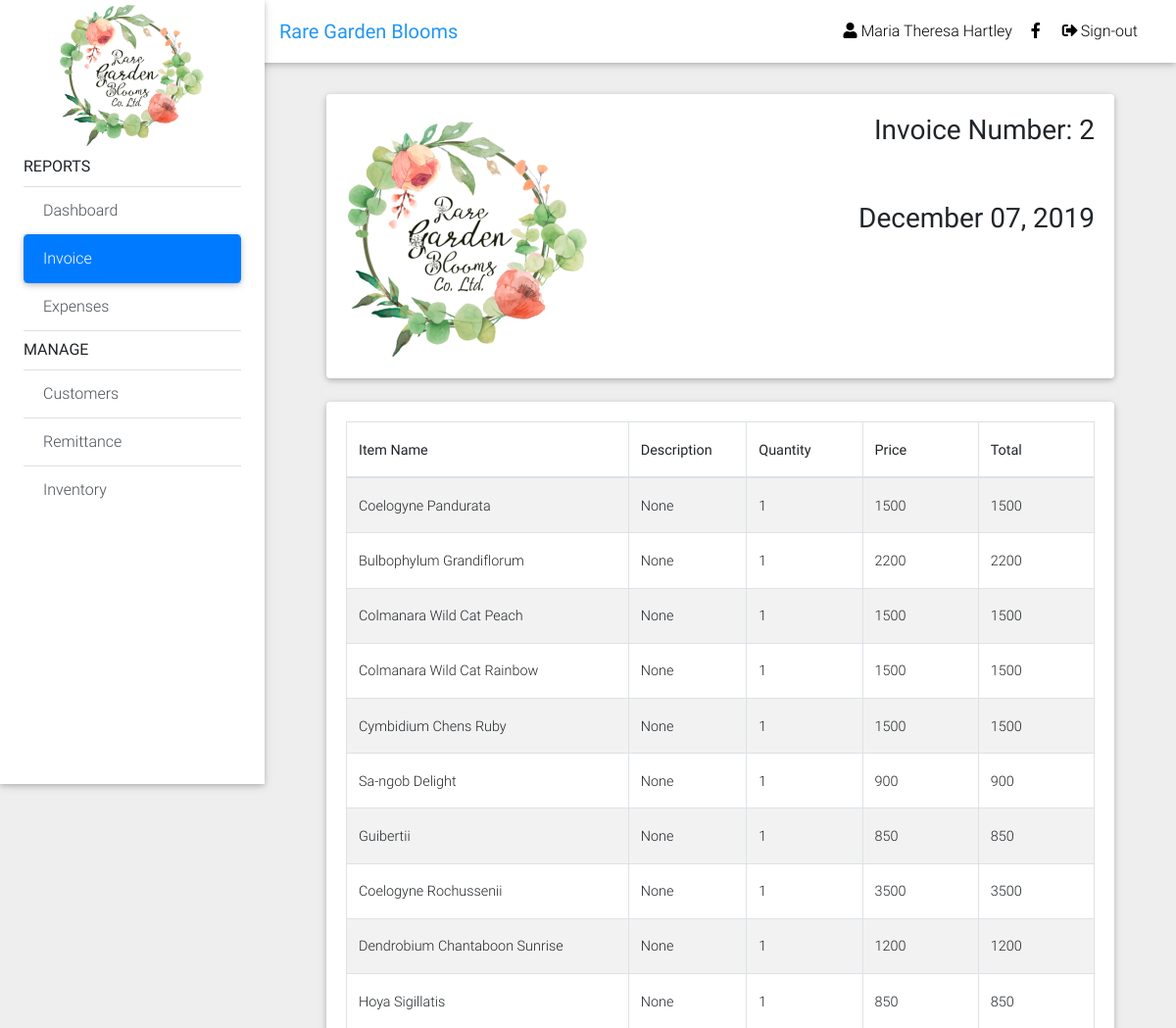
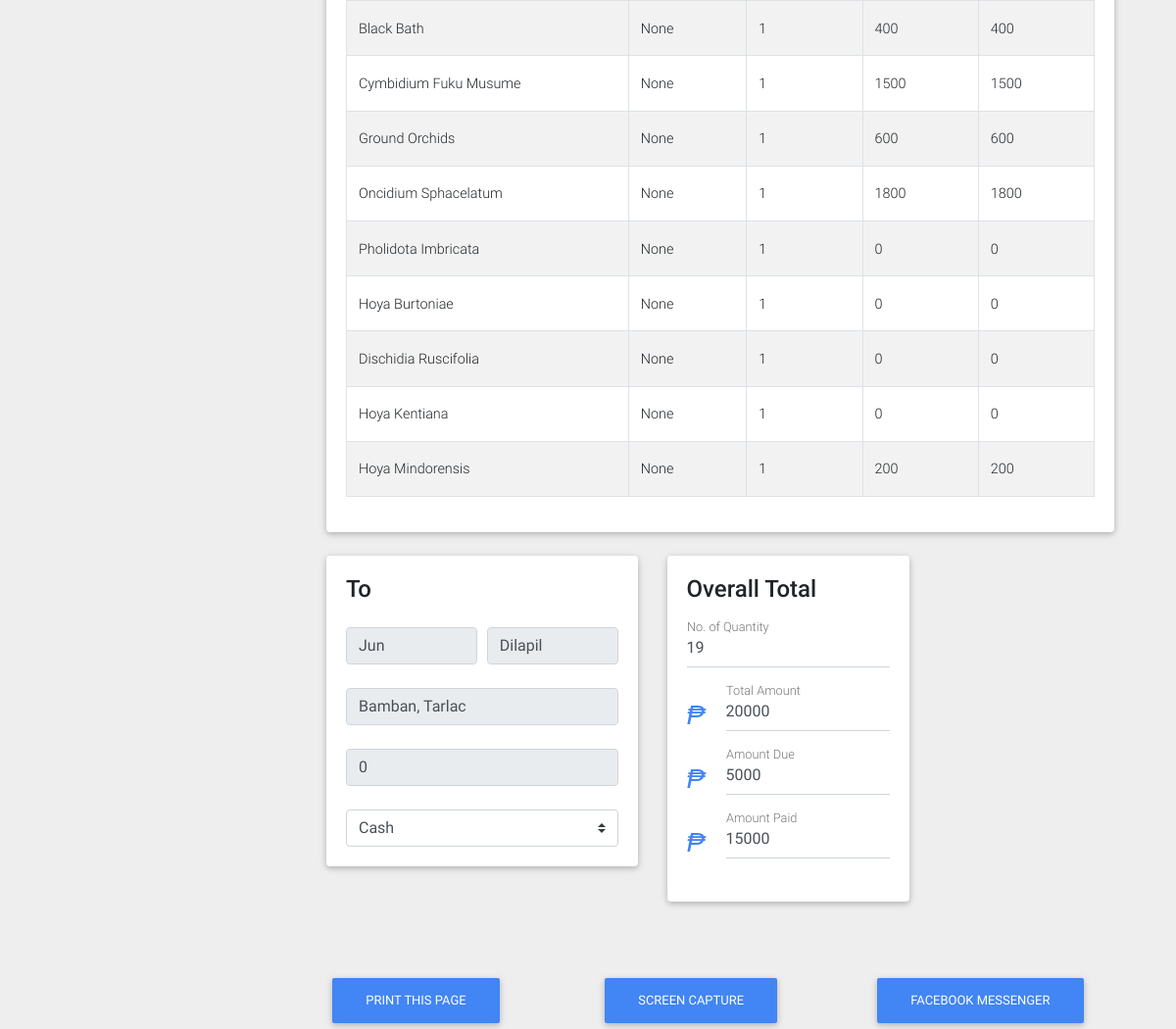
Screenshot of /invoiceView.php?id=1 (signed in) with the database file from the repository (2 pictures, top to bottom).
### tables this page shows
CREATE TABLE IF NOT EXISTS `invoice` (
  `id` bigint(255) NOT NULL AUTO_INCREMENT,
  `customerID` bigint(255) NOT NULL,
  `remittanceID` bigint(255) DEFAULT NULL,
  `shop` enum('Online','BCC','In-House') DEFAULT NULL,
  `date` varchar(255) NOT NULL,
  `sales` int(255) NOT NULL,
  `totalAmount` int(255) DEFAULT NULL,
  `amountPaid` int(255) NOT NULL,
  `amountDue` int(255) DEFAULT NULL,
  `note` varchar(255) DEFAULT NULL,
  `modeofpayment` enum('Cash','Bank','Money Transfer','Debt') NOT NULL,
  `commission` bigint(255) DEFAULT NULL,
  `commissioner` enum('Maui','Mary Ann','None') DEFAULT NULL,
  `remittanceDate` varchar(255) DEFAULT NULL,
  `remittanceCode` varchar(255) DEFAULT NULL,
  `remittanceAmount` int(255) DEFAULT NULL,
  `remittanceCourier` varchar(255) DEFAULT NULL,
  `shippingDate` varchar(255) DEFAULT NULL,
  `trackingNumber` varchar(255) DEFAULT NULL,
  `shippingPrice` int(255) DEFAULT NULL,
  `shippingCourier` varchar(255) DEFAULT NULL,
  `timestamp` timestamp(6) NOT NULL,
  `adminID` int(255) DEFAULT NULL,
  PRIMARY KEY (`id`)
);

CREATE TABLE IF NOT EXISTS `customers` (
  `id` bigint(255) NOT NULL AUTO_INCREMENT,
  `firstname` varchar(255) NOT NULL,
  `lastname` varchar(255) NOT NULL,
  `address` varchar(255) DEFAULT NULL,
  `contactNumber` varchar(255) DEFAULT NULL,
  PRIMARY KEY (`id`)
);

CREATE TABLE IF NOT EXISTS `invoiceitems` (
  `invoiceID` int(255) NOT NULL,
  `item` varchar(255) NOT NULL,
  `description` varchar(255) NOT NULL,
  `quantity` int(255) NOT NULL,
  `price` int(255) NOT NULL,
  `shippingprice` int(255) DEFAULT NULL,
  `totalamount` int(255) NOT NULL
);

### includes/session.php (called while the page is built, shortened)
<?php
	include 'includes/conn.php';;
	if(isset($_SESSION['admin'])){
		$query = $conn -> prepare("SELECT * FROM admin WHERE id = ? ");
		$query -> bind_param("s", $variable);
		$query -> execute();
		$result = $query->get_result();
		$user = mysqli_fetch_assoc($result);
	}
	else{
		header('location: index.php');
		exit();
	}
?>

### invoiceView.php (the view, shortened to what this page needs)
<?php include 'includes/session.php'; ?>
<?php include 'includes/header.php'; ?>
<body class="grey lighten-3">
  <?php
  $current = "invoice";
  include 'includes/navbar.php'; ?>
  <?php
  $productid = $_GET['id'];
  $result = mysqli_query($conn, "SELECT * FROM invoice join customers on invoice.customerID = customers.id WHERE invoice.id=$productid");
  while($row = mysqli_fetch_array($result)){
    $invoiceID = $row['id'];
    $totalAmount = $row['totalAmount'];
    $date = date("F d, Y", strtotime($row['date']));
    $amountPaid = $row['amountPaid'];
    $amountDue = $row['amountDue'];
    $modeofpayment = $row['modeofpayment'];
    $firstname = $row['firstname'];
    $lastname = $row['lastname'];
    $address = $row['address'];
    $contactNumber = $row['contactNumber'];
  }
  ?>
  <main class="pt-5 mx-lg-5">
    <div class="container-fluid mt-5">
      <div id="capture">
      <div class="row wow fadeIn">
        <div class="col-md-12 mb-4">
          <div class="card">
            <div class="card-body">
              <div class="row">
                <div class="col-6 text-left">
                            <a href="https://raregardenblooms.com" target="_blank">
            <img src="logo.jpg" style="height:250px;width:250px;" alt="">
          </a>
                </div>
                <div class="col-6 text-right">
                  <h3>Invoice Number: <?php echo $invoiceID;?> </h3><br><br>
                  <h3><?php echo $date;?></h3>
                </div>
              </div>
            </div>
          </div>
        </div>
      </div>
      <div class="row wow fadeIn">
        <div class="col-md-12 mb-4">
          <div class="card">
            <div class="card-body">
              <table class="table table-striped table-bordered" cellspacing="0" width="100%">
                <thead>
                  <tr>
                    <th class="th-sm">Item Name
                    </th>
                    <th class="th-sm">Description
                    </th>
                    <th class="th-sm">Quantity
                    </th>
                    <th class="th-sm">Price
                    </th>
                    <th class="th-sm">Total
                    </th>
                  </tr>
                </thead>
                <tbody>
                 <?php
                   $result5 = mysqli_query($conn, "SELECT SUM(quantity) AS totalquantity FROM invoice join invoiceitems on invoiceitems.invoiceID = invoice.id where invoice.id = $productid");
                  $row5 = mysqli_fetch_assoc($result5);
                  $totalquantity = $row5['totalquantity'];
            $result3 = mysqli_query($conn, "SELECT * FROM invoice join invoiceitems on invoiceitems.invoiceID = invoice.id where invoice.id = $productid");
            while ($row = mysqli_fetch_array($result3)) {
                  ?>
            <tr>
              <td><?php echo ucwords($row['item']);?></td>
              <td><?php echo ucwords($row['description']);?></td>
              <td><?php echo $row['quantity'];?></td>
              <td><?php echo $row['price'];?></td>
              <td><?php echo $row['totalamount'];?></td>
            </tr>
            <?php   } ?>
                </tbody>
              </table>
            </div>
          </div>
        </div>
      </div>
      <div class="row wow fadeIn">
        <div class="col-md-5">
          <div class="card mb-4">
            <div class="card-body">
<p class="h4 mb-4">To</p>
  <div class="form-row mb-4">
    <div class="col">
     <input type="text" name="firstname" class="form-control" placeholder="First name" value="<?php echo ucwords($firstname);?>" readonly>
    </div>
    <div class="col">
     <input type="text" name="lastname" class="form-control" placeholder="Last name" value="<?php echo ucwords($lastname);?>" readonly>
    </div>
  </div>
  <input type="text" name="address" class="form-control mb-4" placeholder="Address" value="<?php echo ucwords($address);?>" readonly>
  <input type="number" min="0" name="contactNumber" class="form-control mb-4" placeholder="Phone Number" value="<?php echo $contactNumber;?>" readonly>
    <select class="browser-default custom-select" name="modeofpayment" id="modeofpayment" readonly>
      <option value="<?php echo $modeofpayment;?>">Cash</option>
    </select>
            </div>
          </div>
        </div>
        <div class="col-md-4">
          <div class="card mb-4">
            <div class="card-body">
            <p class="h4 mb-4">Overall Total</p>
            <div class="md-form">
                <input id="totalquantity" type="number" name="totalquantity"  class="form-control mb-4" placeholder="0" value="<?php echo $totalquantity;?>" readonly>
                <label for="materialContactFormMessage">No. of Quantity</label>
            </div>
            <div class="md-form">
                <i class="prefix">₱</i>
                <input type="number" id="subTotal" name="subTotal" class="form-control mb-4" placeholder="0" value="<?php echo $totalAmount;?>" readonly>
                <label for="materialContactFormMessage">Total Amount</label>
            </div>
            <div class="md-form">
              <i class="prefix">₱</i>
              <input type="number" name="amountDue" id="amountDue" class="form-control mb-4" placeholder="0" value="<?php echo $amountDue;?>" readonly>
                <label for="materialContactFormMessage">Amount Due</label>
            </div>
            <div class="md-form">
                <i class="prefix">₱</i>
                <input type="number" min="0" id="amountPaid" name="amountPaid" require class="form-control mb-4" value="<?php echo $amountPaid;?>" readonly>
                <label for="materialContactFormMessage">Amount Paid</label>
            </div>
            </div>
          </div>
        </div>
      </div>
    </div>
<br><br>
    <div class="row">
      <div class="col-4">
       <button class="noprint btn btn-primary" onclick="myFunction()">Print this page</button>
      </div>
      <div class="col-4">
       <button class="noprint btn btn-primary" onclick="screenshot()">Screen Capture</button>
      </div>
      <div class="col-4">
        <a href="https://www.facebook.com/raregardenblooms/inbox" target="_blank" class="noprint btn btn-primary btn-rounded">Facebook Messenger</a>
      </div>
    </div>
    </div>
  </main>
</body>
</html>

### includes/header.php (shortened to what this page needs)
<!DOCTYPE html>
<html lang="en">
<head>
  <link rel="stylesheet" href="https://use.fontawesome.com/releases/v5.8.2/css/all.css">
  <link href="css/bootstrap.min.css" rel="stylesheet">
  <link href="css/mdb.min.css" rel="stylesheet">
  <link href="css/style.min.css" rel="stylesheet">
  <link href="css/addons/datatables.min.css" rel="stylesheet">
  <link href="css/addons/datatables-select.min.css" rel="stylesheet">
</head>

### includes/navbar.php (shortened to what this page needs)
<header>
   <nav class="navbar fixed-top navbar-expand-lg navbar-light white scrolling-navbar">
     <div class="container-fluid">
       <a class="navbar-brand waves-effect" href="home.php">
         <strong class="blue-text">Rare Garden Blooms</strong>
       </a>
       <div class="collapse navbar-collapse" id="navbarSupportedContent">
         <ul class="navbar-nav nav-flex-icons">
           <li class="nav-item">
           <a class="nav-link waves-effect waves-light"><i class="fa fa-user" aria-hidden="true"></i> <span class="clearfix d-none d-sm-inline-block"><?php echo $user['firstname']. ' '.$user['lastname']; ?></span></a>
         </li>
           <li class="nav-item">
             <a href="https://www.facebook.com/raregardenblooms" class="nav-link waves-effect" target="_blank">
               <i class="fab fa-facebook-f"></i>
             </a>
           </li>
           <li class="nav-item">
             <a href="logout.php" class="nav-link waves-effect">
               <i class="fas fa-sign-out-alt"></i>Sign-out
             </a>
           </li>
         </ul>
       </div>
     </div>
   </nav>
   <div class="sidebar-fixed position-fixed">
      <div class="text-center">
         <a href="https://raregardenblooms.com" target="_blank">
           <img src="logo.jpg" style="height:150px;width:150px;" alt="">
         </a>
       </div>
     <div class="list-group list-group-flush">
         <strong class="mt-2 mb-2">REPORTS</strong>
         <a href="home.php" class="list-group-item list-group-item-action waves-effect <?php if($current == 'home') {echo 'active';} ?>">
           Dashboard</a>
         <a href="invoice.php" class="list-group-item list-group-item-action waves-effect <?php if($current == 'invoice') {echo 'active';} ?>">
          Invoice</a>
         <a href="expenses.php" class="list-group-item list-group-item-action waves-effect <?php if($current == 'expenses') {echo 'active';} ?>">
           Expenses</a>
         <strong class="mt-2 mb-2">MANAGE</strong>
         <a href="customers.php" class="list-group-item list-group-item-action waves-effect <?php if($current == 'customers') {echo 'active';} ?>">
           Customers</a>
         <a href="remittance.php" class="list-group-item list-group-item-action waves-effect <?php if($current == 'remittance') {echo 'active';} ?>">
           Remittance</a>
         <a href="inventory.php" class="list-group-item list-group-item-action waves-effect <?php if($current == 'inventory') {echo 'active';} ?>">
           Inventory</a>
       </div>
     </div>
 </header>

### includes/header.php (style rules this page uses)
* { margin: 0; padding: 0; }
html, body { height: 100%; width: 100%; }
main { min-height: 100%; }
header { width: 100%; }

### rows the page displays
invoice: customerID "2", date "December 07, 2019", firstname "Jun", lastname "Dilapil", address "Bamban, Tarlac", contactNumber "0", subTotal "20000", amountDue "5000", amountPaid "15000"
invoiceitems: item "Coelogyne Pandurata", description "None", quantity "1", price "1500", totalamount "1500"
invoiceitems: item "Bulbophylum Grandiflorum", description "None", quantity "1", price "2200", totalamount "2200"
invoiceitems: item "Colmanara Wild Cat Peach", description "None", quantity "1", price "1500", totalamount "1500"
invoiceitems: item "Colmanara Wild Cat Rainbow", description "None", quantity "1", price "1500", totalamount "1500"
invoiceitems: item "Cymbidium Chens Ruby", description "None", quantity "1", price "1500", totalamount "1500"
invoiceitems: item "Sa-ngob Delight", description "None", quantity "1", price "900", totalamount "900"
invoiceitems: item "Guibertii", description "None", quantity "1", price "850", totalamount "850"
invoiceitems: item "Coelogyne Rochussenii", description "None", quantity "1", price "3500", totalamount "3500"
invoiceitems: item "Dendrobium Chantaboon Sunrise", description "None", quantity "1", price "1200", totalamount "1200"
invoiceitems: item "Hoya Sigillatis", description "None", quantity "1", price "850", totalamount "850"
invoiceitems: item "Black Bath", description "None", quantity "1", price "400", totalamount "400"
invoiceitems: item "Cymbidium Fuku Musume", description "None", quantity "1", price "1500", totalamount "1500"
invoiceitems: item "Ground Orchids", description "None", quantity "1", price "600", totalamount "600"
invoiceitems: item "Oncidium Sphacelatum", description "None", quantity "1", price "1800", totalamount "1800"
invoiceitems: item "Pholidota Imbricata", description "None", quantity "1", price "0", totalamount "0"
invoiceitems: item "Hoya Burtoniae", description "None", quantity "1", price "0", totalamount "0"
invoiceitems: item "Dischidia Ruscifolia", description "None", quantity "1", price "0", totalamount "0"
invoiceitems: item "Hoya Kentiana", description "None", quantity "1", price "0", totalamount "0"
invoiceitems: item "Hoya Mindorensis", description "None", quantity "1", price "200", totalamount "200"

### other values shown
$user['firstname'] "Maria Theresa"
$user['lastname'] "Hartley"
